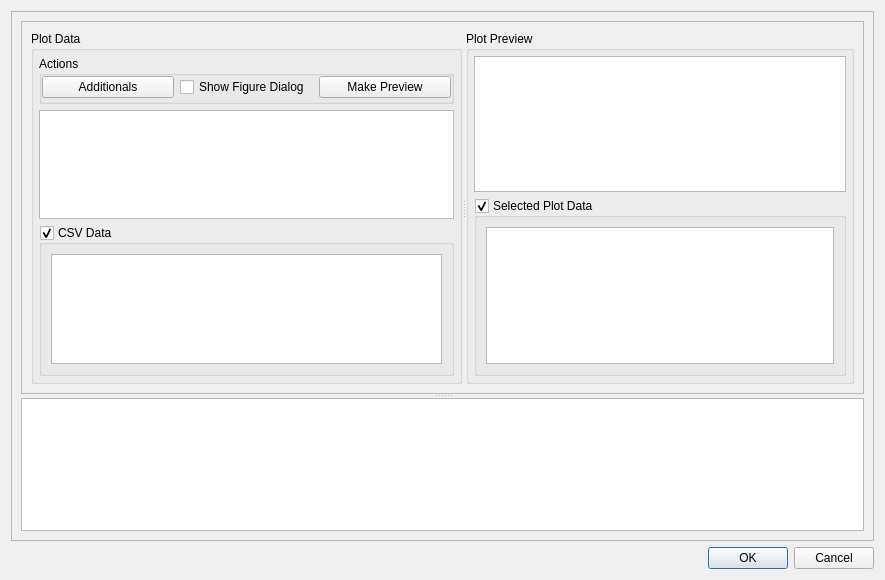
<?xml version="1.0" encoding="UTF-8"?>
<ui version="4.0">
 <class>Dialog_PlotPreview</class>
 <widget class="QDialog" name="Dialog_PlotPreview">
  <property name="geometry">
   <rect>
    <x>0</x>
    <y>0</y>
    <width>885</width>
    <height>580</height>
   </rect>
  </property>
  <property name="windowTitle">
   <string>Dialog</string>
  </property>
  <layout class="QVBoxLayout" name="verticalLayout_8">
   <item>
    <widget class="QFrame" name="frame_2">
     <property name="frameShape">
      <enum>QFrame::StyledPanel</enum>
     </property>
     <property name="frameShadow">
      <enum>QFrame::Raised</enum>
     </property>
     <layout class="QVBoxLayout" name="verticalLayout_9">
      <item>
       <widget class="QSplitter" name="splitter_2">
        <property name="orientation">
         <enum>Qt::Vertical</enum>
        </property>
        <widget class="QFrame" name="frame">
         <property name="frameShape">
          <enum>QFrame::StyledPanel</enum>
         </property>
         <property name="frameShadow">
          <enum>QFrame::Raised</enum>
         </property>
         <layout class="QVBoxLayout" name="verticalLayout_7">
          <item>
           <widget class="QSplitter" name="splitter">
            <property name="orientation">
             <enum>Qt::Horizontal</enum>
            </property>
            <widget class="QGroupBox" name="groupBox_Plot_Data">
             <property name="title">
              <string>Plot Data</string>
             </property>
             <property name="checkable">
              <bool>false</bool>
             </property>
             <layout class="QVBoxLayout" name="verticalLayout_4">
              <property name="leftMargin">
               <number>5</number>
              </property>
              <property name="topMargin">
               <number>5</number>
              </property>
              <property name="rightMargin">
               <number>5</number>
              </property>
              <property name="bottomMargin">
               <number>5</number>
              </property>
              <item>
               <widget class="QGroupBox" name="groupBox_Actions">
                <property name="maximumSize">
                 <size>
                  <width>16777215</width>
                  <height>16777215</height>
                 </size>
                </property>
                <property name="title">
                 <string>Actions</string>
                </property>
                <layout class="QFormLayout" name="formLayout">
                 <property name="leftMargin">
                  <number>0</number>
                 </property>
                 <property name="topMargin">
                  <number>0</number>
                 </property>
                 <property name="rightMargin">
                  <number>0</number>
                 </property>
                 <property name="bottomMargin">
                  <number>3</number>
                 </property>
                 <item row="0" column="0" colspan="2">
                  <layout class="QHBoxLayout" name="horizontalLayout_2">
                   <item>
                    <widget class="QPushButton" name="pushButton_Set_Additionals">
                     <property name="text">
                      <string>Additionals</string>
                     </property>
                     <property name="icon">
                      <iconset>
                       <normaloff>img/file-system-icon.png</normaloff>img/file-system-icon.png</iconset>
                     </property>
                    </widget>
                   </item>
                   <item>
                    <widget class="QCheckBox" name="checkBox_Show_Figure">
                     <property name="text">
                      <string>Show Figure Dialog</string>
                     </property>
                    </widget>
                   </item>
                   <item>
                    <widget class="QPushButton" name="pushButton_Make_Preview">
                     <property name="text">
                      <string>Make Preview</string>
                     </property>
                     <property name="icon">
                      <iconset>
                       <normaloff>img/Data-Scatter-Plot-icon.png</normaloff>img/Data-Scatter-Plot-icon.png</iconset>
                     </property>
                    </widget>
                   </item>
                  </layout>
                 </item>
                </layout>
               </widget>
              </item>
              <item>
               <widget class="QTreeView" name="treeView"/>
              </item>
              <item>
               <widget class="QGroupBox" name="groupBox_Data">
                <property name="title">
                 <string>CSV Data</string>
                </property>
                <property name="checkable">
                 <bool>true</bool>
                </property>
                <layout class="QVBoxLayout" name="verticalLayout_2">
                 <item>
                  <widget class="QTreeView" name="treeView_Data"/>
                 </item>
                </layout>
               </widget>
              </item>
             </layout>
            </widget>
            <widget class="QGroupBox" name="groupBox_Plot_Preview">
             <property name="title">
              <string>Plot Preview</string>
             </property>
             <layout class="QVBoxLayout" name="verticalLayout_5">
              <property name="leftMargin">
               <number>5</number>
              </property>
              <property name="topMargin">
               <number>5</number>
              </property>
              <property name="rightMargin">
               <number>5</number>
              </property>
              <property name="bottomMargin">
               <number>5</number>
              </property>
              <item>
               <widget class="QWidget" name="widget_2" native="true">
                <property name="mouseTracking">
                 <bool>true</bool>
                </property>
                <layout class="QVBoxLayout" name="verticalLayout_6">
                 <property name="leftMargin">
                  <number>0</number>
                 </property>
                 <property name="topMargin">
                  <number>0</number>
                 </property>
                 <property name="rightMargin">
                  <number>0</number>
                 </property>
                 <property name="bottomMargin">
                  <number>0</number>
                 </property>
                 <item>
                  <widget class="QGraphicsView" name="graphicsView"/>
                 </item>
                 <item>
                  <widget class="QGroupBox" name="groupBox_Data_2">
                   <property name="title">
                    <string>Selected Plot Data</string>
                   </property>
                   <property name="checkable">
                    <bool>true</bool>
                   </property>
                   <layout class="QVBoxLayout" name="verticalLayout_3">
                    <item>
                     <widget class="QTreeView" name="treeView_Data_2"/>
                    </item>
                   </layout>
                  </widget>
                 </item>
                </layout>
               </widget>
              </item>
             </layout>
            </widget>
           </widget>
          </item>
         </layout>
        </widget>
        <widget class="QFrame" name="frame">
         <layout class="QVBoxLayout" name="verticalLayout">
          <property name="leftMargin">
           <number>0</number>
          </property>
          <property name="topMargin">
           <number>0</number>
          </property>
          <property name="rightMargin">
           <number>0</number>
          </property>
          <property name="bottomMargin">
           <number>0</number>
          </property>
          <item>
           <widget class="QTextEdit" name="textEdit_Log"/>
          </item>
         </layout>
        </widget>
       </widget>
      </item>
     </layout>
    </widget>
   </item>
   <item>
    <widget class="QDialogButtonBox" name="buttonBox">
     <property name="orientation">
      <enum>Qt::Horizontal</enum>
     </property>
     <property name="standardButtons">
      <set>QDialogButtonBox::Cancel|QDialogButtonBox::Ok</set>
     </property>
    </widget>
   </item>
  </layout>
 </widget>
 <resources/>
 <connections>
  <connection>
   <sender>buttonBox</sender>
   <signal>accepted()</signal>
   <receiver>Dialog_PlotPreview</receiver>
   <slot>accept()</slot>
   <hints>
    <hint type="sourcelabel">
     <x>248</x>
     <y>254</y>
    </hint>
    <hint type="destinationlabel">
     <x>157</x>
     <y>274</y>
    </hint>
   </hints>
  </connection>
  <connection>
   <sender>buttonBox</sender>
   <signal>rejected()</signal>
   <receiver>Dialog_PlotPreview</receiver>
   <slot>reject()</slot>
   <hints>
    <hint type="sourcelabel">
     <x>316</x>
     <y>260</y>
    </hint>
    <hint type="destinationlabel">
     <x>286</x>
     <y>274</y>
    </hint>
   </hints>
  </connection>
 </connections>
</ui>
